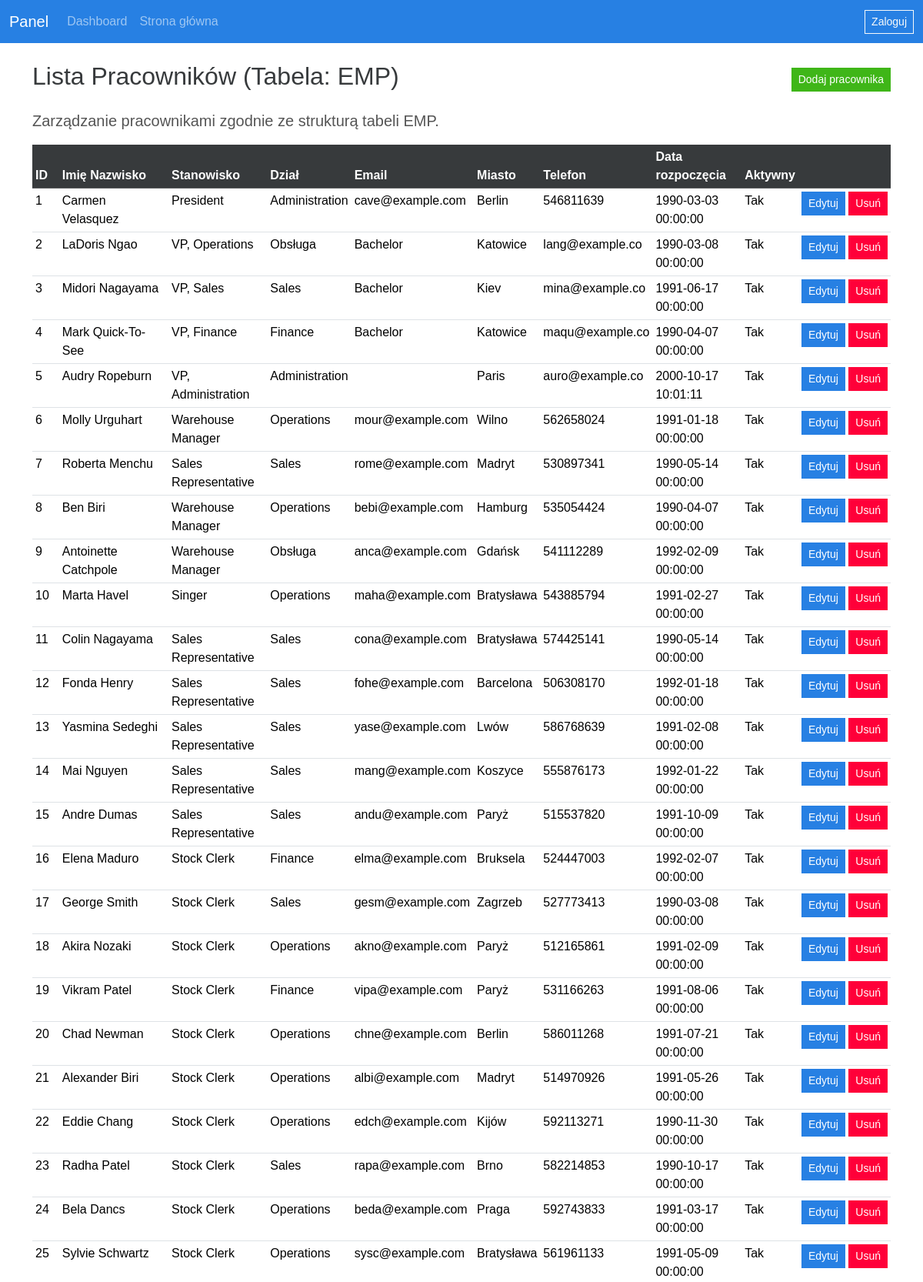
The page /projekt_3r1/admin/emp.php (signed in, upper part) on the database its author committed.
### tables this page shows
CREATE TABLE `emp` (
  `id` int(11) UNSIGNED NOT NULL,
  `last_name` varchar(25) NOT NULL,
  `first_name` varchar(25) NOT NULL,
  `start_date` datetime DEFAULT NULL,
  `end_date` date DEFAULT NULL,
  `comments` varchar(255) DEFAULT NULL,
  `manager_id` int(11) UNSIGNED DEFAULT NULL,
  `title` varchar(25) DEFAULT NULL,
  `dept_id` int(11) UNSIGNED DEFAULT NULL,
  `salary` decimal(11,2) DEFAULT NULL,
  `commission_pct` decimal(4,2) DEFAULT NULL,
  `birth_date` date DEFAULT NULL,
  `gender` enum('M','K') NOT NULL,
  `pesel` char(11) DEFAULT NULL,
  `street` varchar(25) DEFAULT NULL,
  `house_nr` varchar(10) DEFAULT NULL,
  `zip_code` varchar(12) DEFAULT NULL,
  `city` varchar(30) NOT NULL,
  `country` varchar(32) DEFAULT NULL,
  `nationality` varchar(15) DEFAULT NULL,
  `employment_type` varchar(32) DEFAULT NULL,
  `phone` varchar(15) DEFAULT NULL,
  `email` varchar(30) DEFAULT NULL,
  `education` varchar(48) NOT NULL,
  `profession` varchar(30) DEFAULT NULL,
  `username` varchar(12) DEFAULT NULL,
  `password_hash` varchar(60) DEFAULT NULL
);

CREATE TABLE `dept` (
  `id` int(11) UNSIGNED NOT NULL,
  `name` varchar(25) NOT NULL,
  `region_id` int(11) UNSIGNED DEFAULT NULL
);

### projekt_3r1/admin/emp.php (the view, shortened to what this page needs)
<?php
require '../cfg.php';
$stmt = $pdo->query("SELECT e.*, d.name AS dept_name, m.first_name AS manager_first_name,
                            m.last_name AS manager_last_name
                     FROM emp e
                     LEFT JOIN dept d ON e.dept_id = d.id
                     LEFT JOIN emp m ON e.manager_id = m.id
                     ORDER BY e.id");
$pracownicy = $stmt->fetchAll(PDO::FETCH_ASSOC);
$depts = $pdo->query('SELECT id, name FROM dept ORDER BY name, id')->fetchAll(PDO::FETCH_ASSOC);
$titles = $pdo->query('SELECT name, salary_min, salary_max FROM title ORDER BY name')->fetchAll(PDO::FETCH_ASSOC);
$managers = $pdo->query('SELECT id, first_name, last_name FROM emp ORDER BY last_name, first_name, id')->fetchAll(PDO::FETCH_ASSOC);
include 'szablony/naglowek.php';
?>
<div class="d-flex justify-content-between align-items-center mb-3">
    <h2>Lista Pracowników (Tabela: EMP)</h2>
    <div>
        <a href="emp.php?action=add" class="btn btn-success btn-sm">Dodaj pracownika</a>
    </div>
</div>
<p class="lead">Zarządzanie pracownikami zgodnie ze strukturą tabeli EMP.</p>
<?php if (isset($_GET['action']) && in_array($_GET['action'], ['add', 'edit'], true)):
    $act = $_GET['action'];
    $rec = [
        'id' => '', 'last_name' => '', 'first_name' => '', 'start_date' => '', 'end_date' => '2099-12-31',
        'comments' => '', 'manager_id' => '', 'title' => '', 'dept_id' => '', 'salary' => '',
        'commission_pct' => '', 'birth_date' => '', 'gender' => 'M', 'pesel' => '', 'street' => '',
        'house_nr' => '', 'zip_code' => '', 'city' => '', 'country' => '', 'nationality' => '',
        'employment_type' => '', 'phone' => '', 'email' => '', 'education' => '', 'profession' => '',
        'username' => '', 'password_hash' => ''
    ];
    if ($act === 'edit' && isset($_GET['id'])) {
        $eid = (int)$_GET['id'];
        $s = $pdo->prepare('SELECT * FROM emp WHERE id = ?');
        $s->execute([$eid]);
        $r = $s->fetch(PDO::FETCH_ASSOC);
        if ($r) {
            $rec = array_merge($rec, $r);
        }
    }
    $active = empty($rec['end_date']) || $rec['end_date'] >= date('Y-m-d');
    $startValue = !empty($rec['start_date']) ? date('Y-m-d\\TH:i', strtotime($rec['start_date'])) : '';
?>
    <form method="post" class="mb-4">
        <input type="hidden" name="action" value="save">
        <input type="hidden" name="id" value="<?php echo htmlspecialchars($rec['id']); ?>">
        <div class="row">
            <div class="col-md-6 mb-3">
                <label>Imię *</label>
                <input name="first_name" class="form-control" value="<?php echo htmlspecialchars($rec['first_name']); ?>" required maxlength="25">
            </div>
            <div class="col-md-6 mb-3">
                <label>Nazwisko *</label>
                <input name="last_name" class="form-control" value="<?php echo htmlspecialchars($rec['last_name']); ?>" required maxlength="25">
            </div>
        </div>
        <div class="row">
            <div class="col-md-4 mb-3">
                <label>Stanowisko *</label>
                <select name="title" class="form-control" required>
                    <option value="">-- wybierz --</option>
                    <?php foreach ($titles as $t): ?>
                        <option value="<?php echo htmlspecialchars($t['name']); ?>" <?php echo $t['name'] == $rec['title'] ? 'selected' : ''; ?>>
                            <?php echo htmlspecialchars($t['name']); ?>
                        </option>
                    <?php endforeach; ?>
                </select>
            </div>
            <div class="col-md-4 mb-3">
                <label>Dział</label>
                <select name="dept_id" class="form-control">
                    <option value="">-- brak --</option>
                    <?php foreach ($depts as $d): ?>
                        <option value="<?php echo $d['id']; ?>" <?php echo $d['id'] == $rec['dept_id'] ? 'selected' : ''; ?>>
                            <?php echo htmlspecialchars($d['name']); ?>
                        </option>
                    <?php endforeach; ?>
                </select>
            </div>
            <div class="col-md-4 mb-3">
                <label>Przełożony</label>
                <select name="manager_id" class="form-control">
                    <option value="">-- brak --</option>
                    <?php foreach ($managers as $m): ?>
                        <?php if ((int)$m['id'] === (int)$rec['id']) continue; ?>
                        <option value="<?php echo $m['id']; ?>" <?php echo $m['id'] == $rec['manager_id'] ? 'selected' : ''; ?>>
                            <?php echo htmlspecialchars($m['first_name'] . ' ' . $m['last_name'] . ' (#' . $m['id'] . ')'); ?>
                        </option>
                    <?php endforeach; ?>
                </select>
            </div>
        </div>
        <div class="row">
            <div class="col-md-4 mb-3">
                <label>Data rozpoczęcia</label>
                <input type="datetime-local" name="start_date" class="form-control" value="<?php echo htmlspecialchars($startValue); ?>">
            </div>
            <div class="col-md-4 mb-3">
                <label>Data urodzenia</label>
                <input type="date" name="birth_date" class="form-control" value="<?php echo htmlspecialchars($rec['birth_date']); ?>">
            </div>
            <div class="col-md-4 mb-3">
                <label>Płeć *</label>
                <select name="gender" class="form-control" required>
                    <option value="M" <?php echo $rec['gender'] === 'M' ? 'selected' : ''; ?>>M</option>
                    <option value="K" <?php echo $rec['gender'] === 'K' ? 'selected' : ''; ?>>K</option>
                </select>
            </div>
        </div>
        <div class="row">
            <div class="col-md-4 mb-3">
                <label>PESEL</label>
                <input name="pesel" class="form-control" value="<?php echo htmlspecialchars($rec['pesel']); ?>" maxlength="11">
            </div>
            <div class="col-md-4 mb-3">
                <label>Telefon</label>
                <input name="phone" class="form-control" value="<?php echo htmlspecialchars($rec['phone']); ?>" maxlength="15">
            </div>
            <div class="col-md-4 mb-3">
                <label>Email</label>
                <input type="email" name="email" class="form-control" value="<?php echo htmlspecialchars($rec['email']); ?>" maxlength="30">
            </div>
        </div>
        <div class="row">
            <div class="col-md-4 mb-3">
                <label>Ulica</label>
                <input name="street" class="form-control" value="<?php echo htmlspecialchars($rec['street']); ?>" maxlength="25">
            </div>
            <div class="col-md-2 mb-3">
                <label>Nr domu</label>
                <input name="house_nr" class="form-control" value="<?php echo htmlspecialchars($rec['house_nr']); ?>" maxlength="10">
            </div>
            <div class="col-md-2 mb-3">
                <label>Kod pocztowy</label>
                <input name="zip_code" class="form-control" value="<?php echo htmlspecialchars($rec['zip_code']); ?>" maxlength="12">
            </div>
            <div class="col-md-4 mb-3">
                <label>Miasto *</label>
                <input name="city" class="form-control" value="<?php echo htmlspecialchars($rec['city']); ?>" required maxlength="30">
            </div>
        </div>
        <div class="row">
            <div class="col-md-4 mb-3">
                <label>Kraj</label>
                <input name="country" class="form-control" value="<?php echo htmlspecialchars($rec['country']); ?>" maxlength="32">
            </div>
            <div class="col-md-4 mb-3">
                <label>Obywatelstwo</label>
                <input name="nationality" class="form-control" value="<?php echo htmlspecialchars($rec['nationality']); ?>" maxlength="15">
            </div>
            <div class="col-md-4 mb-3">
                <label>Rodzaj zatrudnienia</label>
                <input name="employment_type" class="form-control" value="<?php echo htmlspecialchars($rec['employment_type']); ?>" maxlength="32">
            </div>
        </div>
        <div class="row">
            <div class="col-md-4 mb-3">
                <label>Wynagrodzenie</label>
                <input type="number" step="0.01" name="salary" class="form-control" value="<?php echo htmlspecialchars($rec['salary']); ?>">
            </div>
            <div class="col-md-4 mb-3">
                <label>Procent prowizji</label>
                <input type="number" step="0.01" min="0" max="99.99" name="commission_pct" class="form-control" value="<?php echo htmlspecialchars($rec['commission_pct']); ?>">
            </div>
            <div class="col-md-4 mb-3">
                <label>Wykształcenie *</label>
                <input name="education" class="form-control" value="<?php echo htmlspecialchars($rec['education']); ?>" required maxlength="48">
            </div>
        </div>
        <div class="row">
            <div class="col-md-6 mb-3">
                <label>Zawód</label>
                <input name="profession" class="form-control" value="<?php echo htmlspecialchars($rec['profession']); ?>" maxlength="30">
            </div>
            <div class="col-md-6 mb-3">
                <label>Login</label>
                <input name="username" class="form-control" value="<?php echo htmlspecialchars($rec['username']); ?>" maxlength="12">
            </div>
        </div>
        <div class="mb-3">
            <label>Komentarz</label>
            <textarea name="comments" class="form-control" maxlength="255"><?php echo htmlspecialchars($rec['comments']); ?></textarea>
        </div>
        <div class="row">
            <div class="col-md-6 mb-3">
                <label>Hasło <?php echo $act === 'edit' ? '(pozostaw puste, aby nie zmieniać)' : ''; ?></label>
                <input type="password" name="password" class="form-control">
            </div>
            <div class="col-md-6 mb-3">
                <label>Powtórz hasło</label>
                <input type="password" name="password_confirm" class="form-control">
            </div>
        </div>
        <div class="form-check mb-3">
            <input type="checkbox" name="active" value="1" class="form-check-input" id="active" <?php echo $active ? 'checked' : ''; ?>>
            <label class="form-check-label" for="active">Aktywny</label>
        </div>
        <button class="btn btn-primary">Zapisz</button>
        <a href="emp.php" class="btn btn-secondary">Anuluj</a>
    </form>
<?php else: ?>
<table class="table table-hover table-sm">
    <thead class="table-dark">
        <tr>
            <th>ID</th>
            <th>Imię Nazwisko</th>
            <th>Stanowisko</th>
            <th>Dział</th>
            <th>Email</th>
            <th>Miasto</th>
            <th>Telefon</th>
            <th>Data rozpoczęcia</th>
            <th>Aktywny</th>
            <th></th>
        </tr>
    </thead>
    <tbody>
        <?php foreach ($pracownicy as $p): ?>
            <tr>
                <td><?php echo htmlspecialchars($p['id']); ?></td>
                <td><?php echo htmlspecialchars($p['first_name'] . ' ' . $p['last_name']); ?></td>
                <td><?php echo htmlspecialchars($p['title']); ?></td>
                <td><?php echo htmlspecialchars($p['dept_name'] ?? ''); ?></td>
                <td><?php echo htmlspecialchars($p['email'] ?? ''); ?></td>
                <td><?php echo htmlspecialchars($p['city']); ?></td>
                <td><?php echo htmlspecialchars($p['phone'] ?? ''); ?></td>
                <td><?php echo htmlspecialchars($p['start_date'] ?? ''); ?></td>
                <td><?php echo (!empty($p['end_date']) && $p['end_date'] < date('Y-m-d')) ? 'Nie' : 'Tak'; ?></td>
                <td class="text-nowrap">
                    <a href="emp.php?action=edit&id=<?php echo $p['id']; ?>" class="btn btn-sm btn-primary">Edytuj</a>
                    <a href="emp.php?action=delete&id=<?php echo $p['id']; ?>" class="btn btn-sm btn-danger" onclick="return confirm('Usunąć tego pracownika?');">Usuń</a>
                </td>
            </tr>
        <?php endforeach; ?>
    </tbody>
</table>
<?php endif; ?>
<?php include 'szablony/stopka.php'; ?>

### projekt_3r1/admin/szablony/naglowek.php (shortened to what this page needs)
<!doctype html>
<html>
<head>
    <link rel='stylesheet' href='https://cdn.jsdelivr.net/npm/bootswatch@5/dist/cosmo/bootstrap.min.css'>
    <link rel='stylesheet' href='../css/style.css'>
</head>
<body>
<nav class='navbar navbar-expand-lg navbar-dark bg-primary'>
    <div class='container-fluid'>
        <a class='navbar-brand' href='index.php'>Panel</a>
        <div class='collapse navbar-collapse' id='navbars'>
            <ul class='navbar-nav me-auto mb-2 mb-lg-0'>
                <li class='nav-item'><a class='nav-link' href='index.php'>Dashboard</a></li>
                <li class='nav-item'><a class='nav-link' href='../index.php'>Strona główna</a></li>
            </ul>
            <div class='d-flex'>
                <?php if(isset($_SESSION['imie']) || isset($_SESSION['klient_imie'])): ?>
                    <?php
                        $imie = htmlspecialchars($_SESSION['klient_imie'] ?? $_SESSION['imie'] ?? 'Użytkownik');
                        $rola_id = $_SESSION['rola_id'] ?? 0;
                        $role_names = [1 => 'ADMIN', 2 => 'HR', 3 => 'KIEROWNIK', 4 => 'MAGAZYN', 5 => 'KLIENT'];
                        $rola_nazwa = $role_names[$rola_id] ?? '';
                    ?>
                        <div class="me-3 align-self-center">Zalogowany: <?php echo htmlspecialchars($_SESSION['imie'] ?? 'Użytkownik'); ?></div>
                        <a class='btn btn-sm btn-outline-light' href='logout.php'>Wyloguj</a>
                <?php else: ?>
                    <a class='btn btn-outline-light btn-sm' href='logowanie.php'>Zaloguj</a>
                <?php endif; ?>
            </div>
        </div>
    </div>
</nav>
<div class='container py-4'>

### projekt_3r1/admin/szablony/stopka.php (shortened to what this page needs)
</div>
</body></html>

### projekt_3r1/css/style.css (style rules this page uses)
body { font-family:Arial,Helvetica,sans-serif; }
.lead { color:#555; }

### rows shown on the page
emp: id "1", first_name+last_name "Carmen Velasquez", title "President", dept.name "Administration", email "cave@example.com", city "Berlin", phone "546811639", start_date "1990-03-03 00:00:00", end_date "Tak"
emp: id "2", first_name+last_name "LaDoris Ngao", title "VP, Operations", dept.name "Obsługa", email "Bachelor", city "Katowice", phone "lang@example.co", start_date "1990-03-08 00:00:00", end_date "Tak"
emp: id "3", first_name+last_name "Midori Nagayama", title "VP, Sales", dept.name "Sales", email "Bachelor", city "Kiev", phone "mina@example.co", start_date "1991-06-17 00:00:00", end_date "Tak"
emp: id "4", first_name+last_name "Mark Quick-To-See", title "VP, Finance", dept.name "Finance", email "Bachelor", city "Katowice", phone "maqu@example.co", start_date "1990-04-07 00:00:00", end_date "Tak"
emp: id "5", first_name+last_name "Audry Ropeburn", title "VP, Administration", dept.name "Administration", city "Paris", phone "auro@example.co", start_date "2000-10-17 10:01:11", end_date "Tak"
emp: id "6", first_name+last_name "Molly Urguhart", title "Warehouse Manager", dept.name "Operations", email "mour@example.com", city "Wilno", phone "562658024", start_date "1991-01-18 00:00:00", end_date "Tak"
emp: id "7", first_name+last_name "Roberta Menchu", title "Sales Representative", dept.name "Sales", email "rome@example.com", city "Madryt", phone "530897341", start_date "1990-05-14 00:00:00", end_date "Tak"
emp: id "8", first_name+last_name "Ben Biri", title "Warehouse Manager", dept.name "Operations", email "bebi@example.com", city "Hamburg", phone "535054424", start_date "1990-04-07 00:00:00", end_date "Tak"
emp: id "9", first_name+last_name "Antoinette Catchpole", title "Warehouse Manager", dept.name "Obsługa", email "anca@example.com", city "Gdańsk", phone "541112289", start_date "1992-02-09 00:00:00", end_date "Tak"
emp: id "10", first_name+last_name "Marta Havel", title "Singer", dept.name "Operations", email "maha@example.com", city "Bratysława", phone "543885794", start_date "1991-02-27 00:00:00", end_date "Tak"
emp: id "11", first_name+last_name "Colin Nagayama", title "Sales Representative", dept.name "Sales", email "cona@example.com", city "Bratysława", phone "574425141", start_date "1990-05-14 00:00:00", end_date "Tak"
emp: id "12", first_name+last_name "Fonda Henry", title "Sales Representative", dept.name "Sales", email "fohe@example.com", city "Barcelona", phone "506308170", start_date "1992-01-18 00:00:00", end_date "Tak"
emp: id "13", first_name+last_name "Yasmina Sedeghi", title "Sales Representative", dept.name "Sales", email "yase@example.com", city "Lwów", phone "586768639", start_date "1991-02-08 00:00:00", end_date "Tak"
emp: id "14", first_name+last_name "Mai Nguyen", title "Sales Representative", dept.name "Sales", email "mang@example.com", city "Koszyce", phone "555876173", start_date "1992-01-22 00:00:00", end_date "Tak"
emp: id "15", first_name+last_name "Andre Dumas", title "Sales Representative", dept.name "Sales", email "andu@example.com", city "Paryż", phone "515537820", start_date "1991-10-09 00:00:00", end_date "Tak"
emp: id "16", first_name+last_name "Elena Maduro", title "Stock Clerk", dept.name "Finance", email "elma@example.com", city "Bruksela", phone "524447003", start_date "1992-02-07 00:00:00", end_date "Tak"
emp: id "17", first_name+last_name "George Smith", title "Stock Clerk", dept.name "Sales", email "gesm@example.com", city "Zagrzeb", phone "527773413", start_date "1990-03-08 00:00:00", end_date "Tak"
emp: id "18", first_name+last_name "Akira Nozaki", title "Stock Clerk", dept.name "Operations", email "akno@example.com", city "Paryż", phone "512165861", start_date "1991-02-09 00:00:00", end_date "Tak"
emp: id "19", first_name+last_name "Vikram Patel", title "Stock Clerk", dept.name "Finance", email "vipa@example.com", city "Paryż", phone "531166263", start_date "1991-08-06 00:00:00", end_date "Tak"
emp: id "20", first_name+last_name "Chad Newman", title "Stock Clerk", dept.name "Operations", email "chne@example.com", city "Berlin", phone "586011268", start_date "1991-07-21 00:00:00", end_date "Tak"
emp: id "21", first_name+last_name "Alexander Biri", title "Stock Clerk", dept.name "Operations", email "albi@example.com", city "Madryt", phone "514970926", start_date "1991-05-26 00:00:00", end_date "Tak"
emp: id "22", first_name+last_name "Eddie Chang", title "Stock Clerk", dept.name "Operations", email "edch@example.com", city "Kijów", phone "592113271", start_date "1990-11-30 00:00:00", end_date "Tak"
emp: id "23", first_name+last_name "Radha Patel", title "Stock Clerk", dept.name "Sales", email "rapa@example.com", city "Brno", phone "582214853", start_date "1990-10-17 00:00:00", end_date "Tak"
emp: id "24", first_name+last_name "Bela Dancs", title "Stock Clerk", dept.name "Operations", email "beda@example.com", city "Praga", phone "592743833", start_date "1991-03-17 00:00:00", end_date "Tak"
emp: id "25", first_name+last_name "Sylvie Schwartz", title "Stock Clerk", dept.name "Operations", email "sysc@example.com", city "Bratysława", phone "561961133", start_date "1991-05-09 00:00:00", end_date "Tak"
